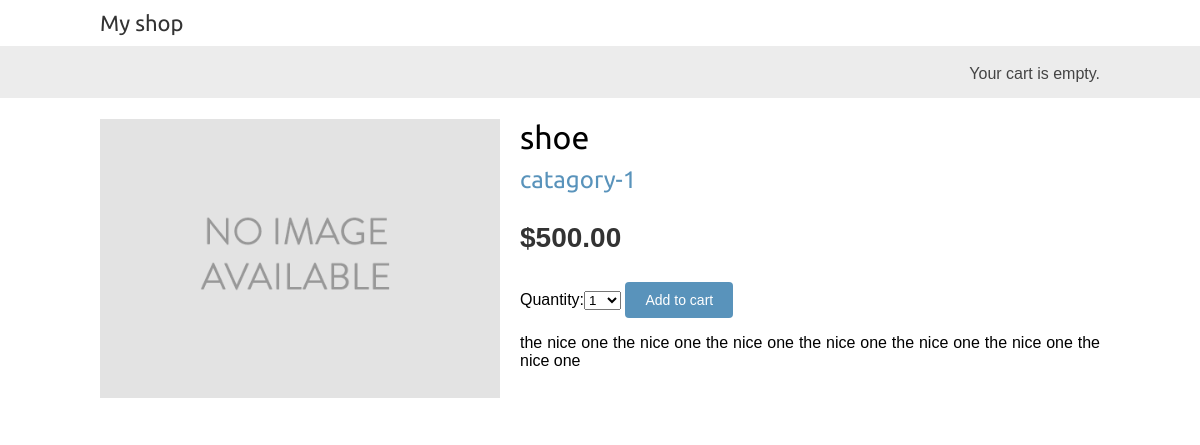
/4/shoe/, run on the app's committed database.
### shop/models.py (models this page shows, shortened)
class Product(models.Model):
    category = models.ForeignKey(Category,related_name='products',on_delete=models.CASCADE)
    name = models.CharField(max_length=200, db_index=True)
    slug = models.SlugField(max_length=200, db_index=True)
    image = models.ImageField(upload_to='media/%y/%m/%d',blank=True)
    description = models.TextField(blank=True)
    price = models.DecimalField(max_digits=10, decimal_places=2)
    available = models.BooleanField(default=True)
    created = models.DateTimeField(auto_now_add=True)
    updated = models.DateTimeField(auto_now=True)
    class Meta:
        ordering = ('name',)
        index_together = (('id','slug'),)

class Category(models.Model):
    name = models.CharField(max_length=200, db_index=True)
    slug = models.SlugField(max_length=200,unique=True)
    class Meta:
        ordering = ('name',)
        verbose_name = 'category'
        verbose_name_plural = 'categories'
    def __str__(self):
        return self.name
    def get_absolute_url(self):
        return reverse("shop:product_list_by_category", args=[self.slug])

### shop/views.py (the view)
# urls.py: path('<int:id>/<slug:slug>/', views.product_detail,name='product_detail'),
def product_detail(request, id, slug):
    product = get_object_or_404(Product,id=id,slug=slug,available=True)
    cart_product_form = CartAddProductForm()
    return render(request, 'detail.html',
                                  {'product':product,
                                  'cart_product_form':cart_product_form})

### cart/forms.py
class CartAddProductForm(forms.Form):
    quantity = forms.TypedChoiceField(
        choices = PRODUCT_QUANTITY_CHOICES,coerce=int)
    override = forms.BooleanField(required=False,initial=False,widget=forms.HiddenInput)

### cart/cart.py (called while the page is built)
    def __len__(self):
        return sum(item['quantity'] for item in self.cart.values())

### cart/context_processors.py (called while the page is built)
def cart(request):
    return {'cart': Cart(request)}

### template/detail.html
{% extends "base.html" %} {% load static %} {% block title %} {{ product.name }} {% endblock %} {% block content %}
<div class="product-detail">
    <img src="{% if product.image %}{{ product.image.url }}{% else %}
{% static 'img/no_image.png' %}{% endif %}">
    <h1>{{ product.name }}</h1>
    <h2>
        <a href="{{ product.category.get_absolute_url }}">
{{ product.category }}
</a>
    </h2>
    <p class="price">${{ product.price }}</p>
    <form action="{% url 'cart:cart_add' product.id %}" method="post">
        {{ cart_product_form }} {% csrf_token %}
        <input type="submit" value="Add to cart">
    </form>
    {{ product.description|linebreaks }}
</div>
{% endblock %}

### static/css/base.css (style rules this page uses)
body { margin:0; padding:0; font-family:helvetica, sans-serif; }
h1, h2, h3, h4, h5 , h6 { font-family: 'Ubuntu', sans-serif; font-weight:normal; }
a { text-decoration:none; color:#5993bb; }
a.button, input[type="submit"] { color:#fff; background:#5993bb; border-radius:4px; padding:10px 20px; font-size:14px; border:0; }
.product-detail { text-align:justify; }
.product-detail .price { color:#333; font-size:28px; font-weight:bold; }
.product-detail img { width:40%; float:left; padding:0 20px 20px 0; }
.product-detail h1 { margin-bottom:0; }
.product-detail h2 { margin-top:10px; }

### data on the page
Product: image (placeholder picture), name "shoe", category "catagory-1", price "500.00", description "the nice one the nice one the nice one the nice one the nice one the nice one the nice one"
